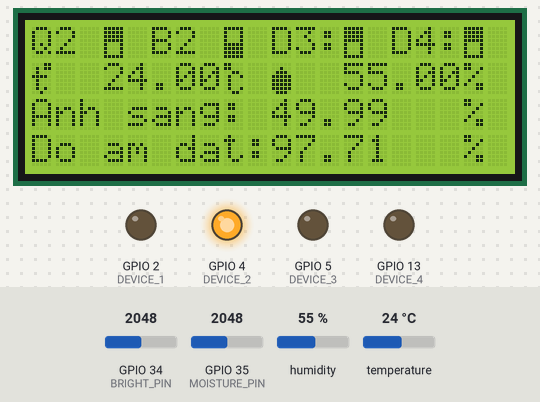
Simulated run of this sketch. Board: ESP32. On the bench: 20×4 character LCD, output pins drawn as LEDs (lit = HIGH). The inputs (shaded band) are chosen by the test bench; at power-on: temperature 24 °C, GPIO 35 (MOISTURE_PIN) = 2048, GPIO 34 (BRIGHT_PIN) = 2048, humidity 55 %. WiFi joins after 1.5 s; servers stay silent unless stated; EEPROM starts erased; the Firebase database answers and starts empty; pins used as bus, display or sensor lines are not drawn; what the sketch prints to the serial monitor is not drawn.

Above: at 8.8 s.
8.9 s: temperature set to 16 °C
At 12.6 s:
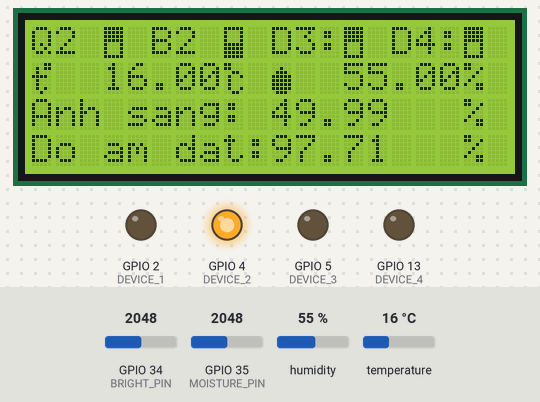
12.9 s: temperature set to 13 °C
At 17.0 s:
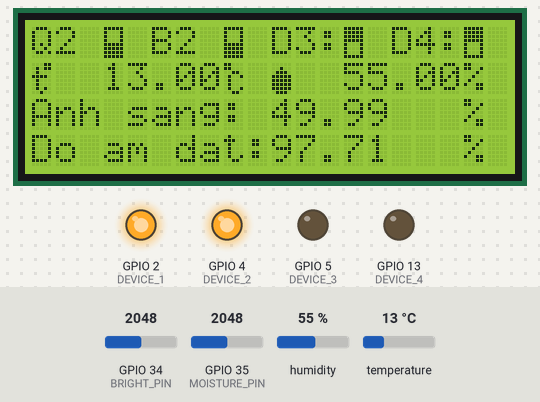
18.2 s: GPIO 35 (MOISTURE_PIN) set to 3608
At 23.8 s:
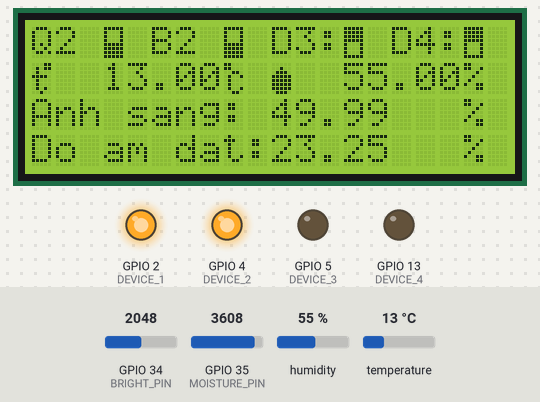
24.7 s: GPIO 35 (MOISTURE_PIN) set to 3733
At 32.1 s:
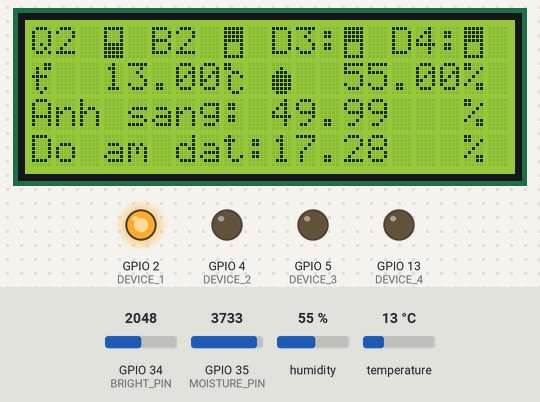
32.4 s: GPIO 34 (BRIGHT_PIN) set to 2866
At 38.7 s:
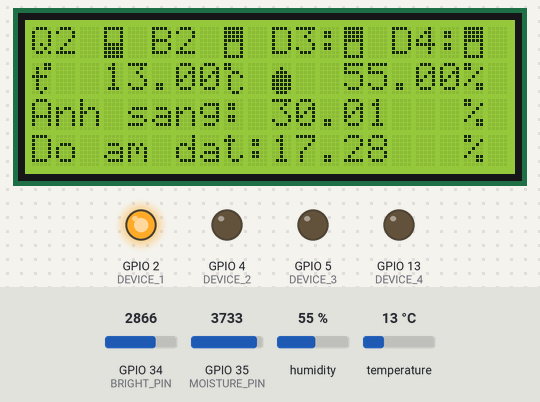
39.6 s: humidity set to 22 %
At 42.2 s:
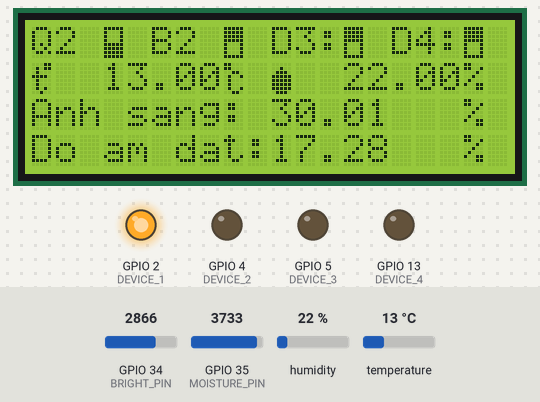
Timing chart, 0 to 43.7 s (numbered marks = the images above; inputs shaded):
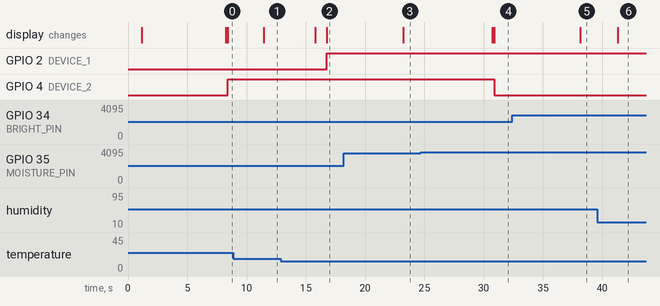

Measured:
- the behaviour switches between 15 and 14 °C on temperature (found by bisection; images 1 and 2)
- the behaviour switches between 3676 and 3677 on GPIO 35 (MOISTURE_PIN) (found by bisection; images 3 and 4)
- after the input at 8.9 s, the display: changes after 2.5 s (image 1)
- after the input at 12.9 s, GPIO 2 (DEVICE_1): LOW → HIGH after 3.8 s; the display: first changes after 2.9 s (image 2 shows a later state)
- after the input at 18.2 s, the display: changes after 5.0 s (image 3)
- after the input at 24.7 s, GPIO 4 (DEVICE_2): HIGH → LOW after 6.2 s; the display: first changes after 6.0 s (image 4 shows a later state)
- after the input at 32.4 s, the display: changes after 5.7 s (image 5)
- after the input at 39.6 s, the display: changes after 1.7 s (image 6)

The sketch:

Esp32.ino
```cpp
#include <WiFi.h>
#include <FirebaseESP32.h>
#include <LiquidCrystal_I2C.h>
#include <EEPROM.h>
#include <DHT.h>

#define WIFI_USERNAME   "100.000USDorLoser"
#define WIFI_PASSWORD   "huylong1999"
#define FIREBASE_HOST   "https://esp32-12371-default-rtdb.firebaseio.com/"
#define FIREBASE_AUTH   "Nv6h0vZhJ3inDzJLvnHieGssXKyxnMIbBARuURfp"
/* defines the pins used by the tranceiver module */
                                  // in my experience, this's the best interrupt pin on ESP32

#define FIREBASE_SENSOR_PATH     "/path_2/sensor"
#define FIREBASE_CONTROL_PATH "/path_1/control"
#define FIREBASE_STATUS_PATH     "/path_3/control_status"

/* RELAY PIN */
#define DEVICE_1 2
#define DEVICE_2 4
#define DEVICE_3 5
#define DEVICE_4 13

/* Sensor pin */
#define DHT11_PIN 32
#define BRIGHT_PIN 34
#define MOISTURE_PIN 35
#define POWER_MOISTURE_PIN  16

#define LCD_I2C_ADDRESS 0x27
#define LCD_ROWS        4                                               // LCD size
#define LCD_COLUMNS     20
/* store relay state (in case hard reset) */
#define EEPROM_SIZE     1                                               // use 1 byte of EEPROM
#define EEPROM_ADDRESS  0x00

void init_pin_mode(){                                                   // set up pinmode here

    pinMode(DEVICE_1, OUTPUT);
    pinMode(DEVICE_2, OUTPUT);
    pinMode(DEVICE_3, OUTPUT);
    pinMode(DEVICE_4, OUTPUT);
    pinMode(POWER_MOISTURE_PIN, OUTPUT);
}

void connect_eps32_wifi();

/* lcd function */
void lcd_setup();
void lcd_print_relay_state(uint8_t relay_byte);
void lcd_print_sensor_value(String *sensor_array);

/* analyse data, check data */
bool analyse_control_data(uint8_t control_byte, uint8_t *state_byte);
String read_sensor_data();

/* Define FirebaseESP32 data object for data sending and receiving */
FirebaseData fbdo;
/* Lcd initialize */
LiquidCrystal_I2C lcd(LCD_I2C_ADDRESS, LCD_COLUMNS, LCD_ROWS);
/* Init dht11 sensor */
DHT dht(DHT11_PIN, DHT11);

uint8_t relay_state = 0;                                                // store relay state
float sensor_data[4];


void setup() {

    dht.begin();
    lcd_setup();
    delay(1000);
    EEPROM.begin(EEPROM_SIZE);                                          // get relays's state from EEPROM
    relay_state = (EEPROM.read(EEPROM_ADDRESS)) & 0b00001111;
    init_pin_mode();
    lcd_print_and_control_relay(relay_state);
    delay(1000);
     Serial.begin(115200);
    connect_eps32_wifi();
    Firebase.begin(FIREBASE_HOST, FIREBASE_AUTH);
    /* Uncomment below line to enable syncworld - avoid signal from other LoRa*/
    // LoRa.setSyncWord(0xF3);

    Firebase.reconnectWiFi(true);                                       // enable auto reconnect the WiFi when connection lost
}

void loop() {

    yield();                                                            // give time for CPU complete it's work
    if(wait_for_sensor(3000)){
        /* send sensor data to firebase, return TRUE if sending successed */

        if(Firebase.setString(fbdo, FIREBASE_SENSOR_PATH, read_sensor_data())){

            lcd_print_sensor_value();
        }
        else{                                                   // push data to firebase failed

            // Serial.println(fbdo.errorReason());              // Uncomment this line to know reason why push data fail
            return;
        }
    }

    /* GET DATA FROM FIREBASE AND SEND IT TO NODE THROUGH LORA********************************/

    // get and send data every 1 seconds (700ms wait + 300ms get data from firebase)
    else if(wait_for_relay(800)){

        /* return TRUE if get data successed, and data will be stored in database(fbdo) */
        if(Firebase.getString(fbdo, FIREBASE_CONTROL_PATH)){

            String control_data = fbdo.stringData();                           // get data from database
            /* analyse control_data, return false if data was not available */
            if(analyse_control_data(control_data.toInt(), &relay_state)){

                 Serial.println(relay_state);
                lcd_print_and_control_relay(relay_state);
                EEPROM.write(EEPROM_ADDRESS, relay_state);            // saved relay state
                EEPROM.commit();
                if(Firebase.setInt(fbdo, FIREBASE_STATUS_PATH, relay_state)){

                    delay(10);
                    yield();
                }
            }
            else{                                                   // data format is not available

                return;
            }
        }
    }
    else{                                                       // get data failed

        // Serial.println(fbdo.errorReason());                  // Uncomment this line to know reason get data fail
        return;
    }
}

/**********************************************************************************************************************/

/* ANALYSE DATA FUNCTION *******************************************************/

bool analyse_control_data(uint8_t control_byte, uint8_t *state_byte){

    /* control_byte format in decimal: <relay that has change><state you want to change>
        example: 41 mean user want to turn on fourth relay */
    uint8_t tenths = control_byte / 10;
    uint8_t units = control_byte % 10;
    uint8_t temp = *state_byte;
    if(tenths > 4 || tenths < 1 || (units != 0 && units != 1)){

        return false;                                                   // format data is not familiar
    }
    else{

        if(units == 1){

            temp |= (0x01 << (tenths - 1));                      // set relay bit to 1
        }
        else if(units == 0){

            temp &= ~(0x01 << (tenths - 1));                     // clear relay bit
        }
    }
    if(temp != *state_byte){

        *state_byte = temp;
        return true;
    }
    else{

        return false;
    }
}

String read_sensor_data(){

    sensor_data[0] = dht.readTemperature();
    sensor_data[1] = dht.readHumidity();

    static int times = 0;
    if(times == 0){
        digitalWrite(POWER_MOISTURE_PIN, HIGH);
        delay(1000);
        sensor_data[3] = analogRead(MOISTURE_PIN);
        sensor_data[2] = analogRead(BRIGHT_PIN);
        digitalWrite(POWER_MOISTURE_PIN, LOW);
        sensor_data[3] = ((4095 - sensor_data[3]) / (4095 - 2000)) * 100;
        sensor_data[2] = 100 - (sensor_data[2] / 40.95);
        times = 1;
    }
    else{
      times--;
    }
    analyse_special_case();

    String send_str = "";
    send_str += sensor_data[0];
    send_str += "*";
    send_str += sensor_data[1];
    send_str += "*";
    send_str += sensor_data[2];
    send_str += "*";
    send_str += sensor_data[3];
    send_str += "*";
    return send_str;
}

/* LCD SUB FUNCTION ************************************************************/

void lcd_setup(){

//    lcd.begin();                                                        // setup lcd
//    byte water[8] = {
//
//        0x00, 0x04, 0x0E, 0x1F, 0x1F, 0x1F, 0x1F, 0x0E
//    };  lcd.createChar(1, water);
//
//    byte temperature[8]= {
//
//        0x03, 0x0B, 0x08, 0x1E, 0x08, 0x08, 0x0A, 0x04
//    }; lcd.createChar(2, temperature);
//
//
//    byte degree[8]= {
//
//        0x18, 0x18, 0x06, 0x09, 0x08, 0x08, 0x09, 0x06
//    }; lcd.createChar(3, degree);
//
//    lcd.backlight();
//    lcd.setCursor(0, 0);    lcd.print("R1:");                           // print name of relay and sensor
//    lcd.setCursor(0, 1);    lcd.print("R2:");
//    lcd.setCursor(0, 2);    lcd.print("R3:");
//    lcd.setCursor(0, 3);    lcd.print("R4:");
//    lcd.setCursor(7, 0);    lcd.write(2);
//    lcd.setCursor(14, 0);   lcd.write(3);
//    lcd.setCursor(7, 1);    lcd.write(1);
//    lcd.setCursor(14, 1);   lcd.print("%");
//    lcd.setCursor(7, 2);    lcd.print("BRI:");
//    lcd.setCursor(17, 2);   lcd.print("%");
//    lcd.setCursor(7, 3);    lcd.print("MOI:");
//    lcd.setCursor(17, 3);   lcd.print("%");

    byte WATER_SYMBOL[] = {0x00, 0x04, 0x0E, 0x1F, 0x1F, 0x1F, 0x1F, 0x0E};
    byte DEGGREE_SYMBOL[] = {0x18, 0x18, 0x06, 0x09, 0x08, 0x08, 0x09, 0x06};
    byte TEMPERATURE_SYMBOL[] = {0x03, 0x0B, 0x08, 0x1E, 0x08, 0x08, 0x0A, 0x04};
    byte ON_SYMBOL[] = { 0x1F, 0x1F, 0x1F, 0x1F, 0x11, 0x11, 0x11, 0x1F};
    byte OFF_SYMBOL[] = { 0x1F, 0x11, 0x11, 0x11, 0x1F, 0x1F, 0x1F, 0x1F};

    lcd.begin();                                                         // setup lcd
    lcd.backlight();
    lcd.createChar(0, WATER_SYMBOL);                                    // create char
    lcd.createChar(1, DEGGREE_SYMBOL);
    lcd.createChar(2,TEMPERATURE_SYMBOL);
    lcd.createChar(3, ON_SYMBOL);
    lcd.createChar(4, OFF_SYMBOL);
    /* print header */
    lcd.setCursor(0, 0);
    lcd.print("Q2   B2   D3:  D4:");
    lcd.setCursor(0, 1);    lcd.write(2);       lcd.setCursor(8, 1);   lcd.write(1);
    lcd.setCursor(10, 1);    lcd.write(0);      lcd.setCursor(18, 1);   lcd.print("%");
    lcd.setCursor(0, 2);    lcd.print("Anh sang: "); lcd.setCursor(18, 2); lcd.print("%");
    lcd.setCursor(0, 3);    lcd.print("Do am dat:"); lcd.setCursor(18, 3); lcd.print("%");
}

void lcd_print_and_control_relay(uint8_t relay_byte){
/*
    lcd.setCursor(3, 0);                                                // RELAY 1 state
    if((relay_byte & 0x01) != 0x00){                                    // first LSB of relay_state byte
        lcd.print("ON ");
        digitalWrite(DEVICE_1, LOW);
    }
    else{
        lcd.print("OFF");
        digitalWrite(DEVICE_1, HIGH);
    }

    lcd.setCursor(3, 1);                                                // RELAY 2 state
    if((relay_byte & 0x02) != 0x00){                                    // second LSB of relay_state byte
        lcd.print("ON ");
        digitalWrite(DEVICE_2, LOW);

    }
    else{
        lcd.print("OFF");
        digitalWrite(DEVICE_2, HIGH);
    }

    lcd.setCursor(3, 2);                                                // RELAY 3 state
    if((relay_byte & 0x04) != 0x00){                                    // third LSB of relay_state byte
        lcd.print("ON ");
        digitalWrite(DEVICE_3, LOW);
    }
    else{
        lcd.print("OFF");
        digitalWrite(DEVICE_3, HIGH);
    }

    lcd.setCursor(3, 3);                                                // RELAY 4 state
    if((relay_byte & 0x08) != 0x00){                                    // fourth bit of relay_state byte
        lcd.print("ON ");
        digitalWrite(DEVICE_4, LOW);
    }
    else{
        lcd.print("OFF");
        digitalWrite(DEVICE_4, HIGH);
    }
/******************************************************************************************************************/
    lcd.setCursor(3, 0);                                                // RELAY 1 state
    if((relay_byte & 0x01) != 0x00){                                    // first LSB of relay_state byte
          lcd.write(3);
        digitalWrite(DEVICE_1, LOW);
    }
    else{
          lcd.write(4);
        digitalWrite(DEVICE_1, HIGH);
    }

      lcd.setCursor(8, 0);
    if((relay_byte & 0x02) != 0x00){                                    // second LSB of relay_state byte
          lcd.write(3);
        digitalWrite(DEVICE_2, LOW);

    }
    else{
        lcd.write(4);
        digitalWrite(DEVICE_2, HIGH);
    }

    lcd.setCursor(13, 0);
    if((relay_byte & 0x04) != 0x00){                                    // third LSB of relay_state byte
        lcd.write(3);
        digitalWrite(DEVICE_3, LOW);
    }
    else{
        lcd.write(4);
        digitalWrite(DEVICE_3, HIGH);
    }

//    lcd.setCursor(3, 3);                                                // RELAY 4 state
    lcd.setCursor(18, 0);
    if((relay_byte & 0x08) != 0x00){                                    // fourth bit of relay_state byte
        lcd.write(3);
        digitalWrite(DEVICE_4, LOW);
    }
    else{
        lcd.write(4);
        digitalWrite(DEVICE_4, HIGH);
    }
}

void lcd_print_sensor_value(){

//    lcd.setCursor(9, 0);   lcd.print(sensor_data[0]);       // temperature value
//    lcd.setCursor(9, 1);   lcd.print(sensor_data[1]);        // humidity value
//    lcd.setCursor(11, 2);  lcd.print(sensor_data[2]);       // air quality value
//    lcd.setCursor(11, 3);  lcd.print(sensor_data[3]);
    lcd.setCursor(3, 1);   lcd.print(sensor_data[0]);       // temperature value
    lcd.setCursor(13, 1);   lcd.print(sensor_data[1]);        // humidity value
    lcd.setCursor(10, 2);  lcd.print(sensor_data[2]);       // air quality value
    lcd.setCursor(10, 3);  lcd.print(sensor_data[3]);
}

void connect_eps32_wifi(){

    WiFi.begin(WIFI_USERNAME, WIFI_PASSWORD);
    while (WiFi.status() != WL_CONNECTED){

        delay(200);
    }
}

bool wait_for_relay(unsigned long interval){                                  // wait for a time (you can do other work)

    static bool is_enabled_timing = false;
    /* in fact, millis function run over and over, so we need to keep this static to mark your start time */
    static unsigned long previous_millis = 0;
    unsigned long current_millis = millis();
    if(!is_enabled_timing){                                             // check if timer was start to timing before?

        is_enabled_timing = true;
        previous_millis = current_millis;                               // if yes, set previous millis and start couting
    }
    if(current_millis - previous_millis >= interval)                    // check if timing reached limit
    {

        is_enabled_timing = false;                                      // stop using timer
        return true;
    }
    return false;
}

bool wait_for_sensor(unsigned long interval){

   static bool is_enabled_timing = false;
    /* in fact, millis function run over and over, so we need to keep this static to mark your start time */
    static unsigned long previous_millis = 0;
    unsigned long current_millis = millis();
    if(!is_enabled_timing){                                             // check if timer was start to timing before?

        is_enabled_timing = true;
        previous_millis = current_millis;                               // if yes, set previous millis and start couting
    }
    if(current_millis - previous_millis >= interval)                    // check if timing reached limit
    {

        is_enabled_timing = false;                                      // stop using timer
        return true;
    }
    return false;
}

void analyse_special_case(){

   static bool is_temp_problem_solved = true;
   static bool is_moi_problem_solved = true;
   if(sensor_data[0] > 30 && digitalRead(DEVICE_1)){
         do{
             yield();
         }
         while(!Firebase.setString(fbdo, FIREBASE_CONTROL_PATH, "11"));
         is_temp_problem_solved = false;
    }
    else if(sensor_data[0] < 28 && !digitalRead(DEVICE_1) && !is_temp_problem_solved){

        do{
           yield();
        }
        while(!Firebase.setString(fbdo, FIREBASE_CONTROL_PATH, "10"));
        is_temp_problem_solved = true;
    }
    if(sensor_data[0] < 15 && !digitalRead(DEVICE_1)){
         do{
             yield();
         }
         while(!Firebase.setString(fbdo, FIREBASE_CONTROL_PATH, "10"));
    }

    if(sensor_data[3] < 20 && digitalRead(DEVICE_2)){
        do{
           yield();
        }
        while(!Firebase.setString(fbdo, FIREBASE_CONTROL_PATH, "21"));
        is_moi_problem_solved = false;
    }
    else if(sensor_data[3] > 23 && !digitalRead(DEVICE_2) && is_moi_problem_solved){

        do{
           yield();
        }
        while(!Firebase.setString(fbdo, FIREBASE_CONTROL_PATH, "20"));
        is_moi_problem_solved = true;
    }
    if(sensor_data[3] > 50 && !digitalRead(DEVICE_2)){
        do{
           yield();
        }
        while(!Firebase.setString(fbdo, FIREBASE_CONTROL_PATH, "20"));
    }
}
```
